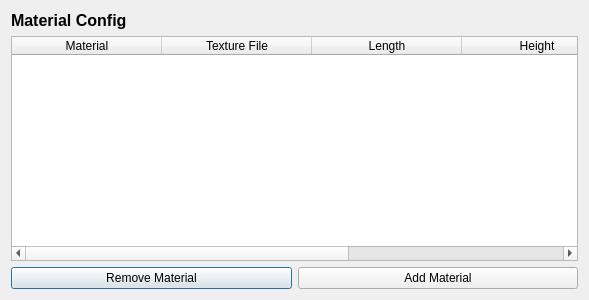
<?xml version="1.0" encoding="UTF-8"?>
<ui version="4.0">
 <class>Dialog</class>
 <widget class="QDialog" name="Dialog">
  <property name="geometry">
   <rect>
    <x>0</x>
    <y>0</y>
    <width>589</width>
    <height>300</height>
   </rect>
  </property>
  <property name="windowTitle">
   <string>Dialog</string>
  </property>
  <layout class="QGridLayout" name="gridLayout">
   <item row="0" column="0">
    <widget class="QLabel" name="label">
     <property name="font">
      <font>
       <pointsize>12</pointsize>
       <weight>75</weight>
       <bold>true</bold>
      </font>
     </property>
     <property name="text">
      <string>Material Config</string>
     </property>
    </widget>
   </item>
   <item row="1" column="0">
    <widget class="QTableWidget" name="MaterialTable">
     <property name="selectionMode">
      <enum>QAbstractItemView::SingleSelection</enum>
     </property>
     <property name="selectionBehavior">
      <enum>QAbstractItemView::SelectRows</enum>
     </property>
     <property name="columnCount">
      <number>5</number>
     </property>
     <attribute name="horizontalHeaderCascadingSectionResizes">
      <bool>false</bool>
     </attribute>
     <attribute name="horizontalHeaderDefaultSectionSize">
      <number>150</number>
     </attribute>
     <attribute name="horizontalHeaderStretchLastSection">
      <bool>false</bool>
     </attribute>
     <column>
      <property name="text">
       <string>Material</string>
      </property>
     </column>
     <column>
      <property name="text">
       <string>Texture File</string>
      </property>
     </column>
     <column>
      <property name="text">
       <string>Length</string>
      </property>
     </column>
     <column>
      <property name="text">
       <string>Height</string>
      </property>
     </column>
     <column>
      <property name="text">
       <string>Bump Map</string>
      </property>
     </column>
    </widget>
   </item>
   <item row="2" column="0">
    <layout class="QHBoxLayout" name="horizontalLayout">
     <item>
      <widget class="QPushButton" name="RemoveMaterialButton">
       <property name="text">
        <string>Remove Material</string>
       </property>
      </widget>
     </item>
     <item>
      <widget class="QPushButton" name="AddMaterialButton">
       <property name="text">
        <string>Add Material</string>
       </property>
      </widget>
     </item>
    </layout>
   </item>
  </layout>
 </widget>
 <resources/>
 <connections/>
</ui>
